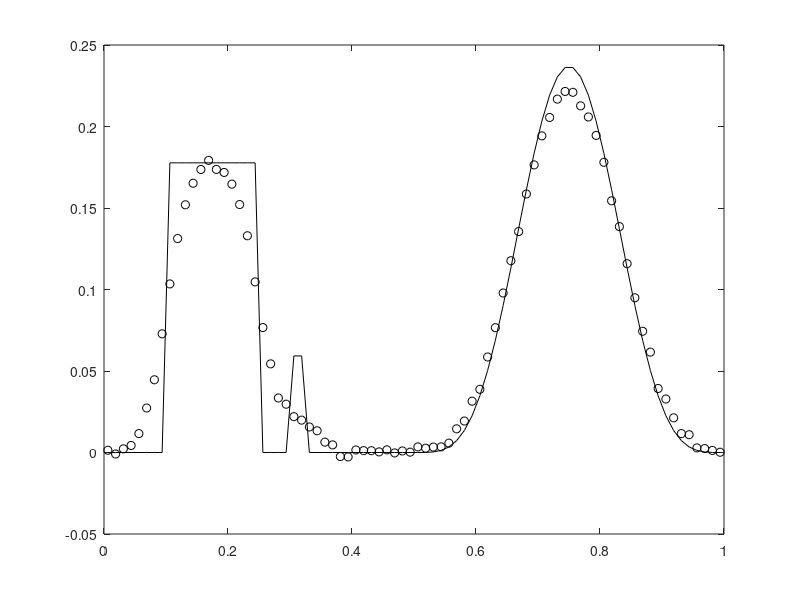
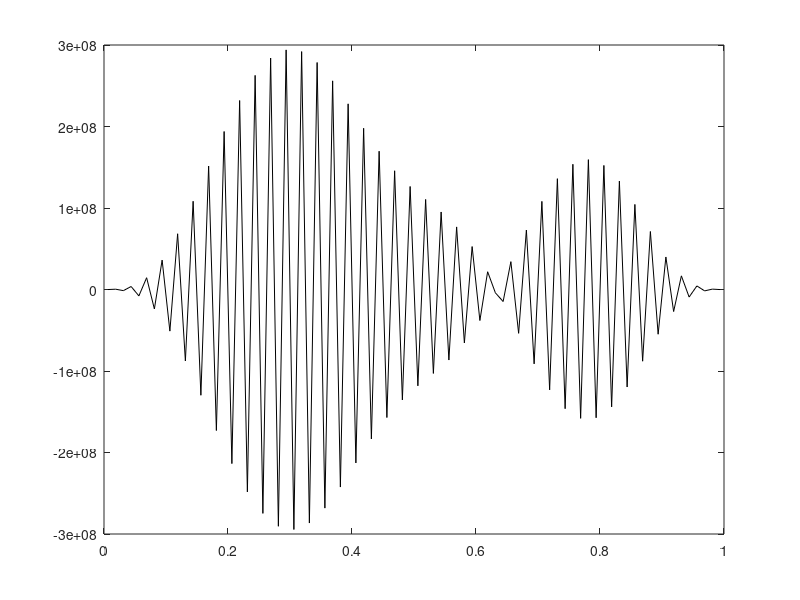
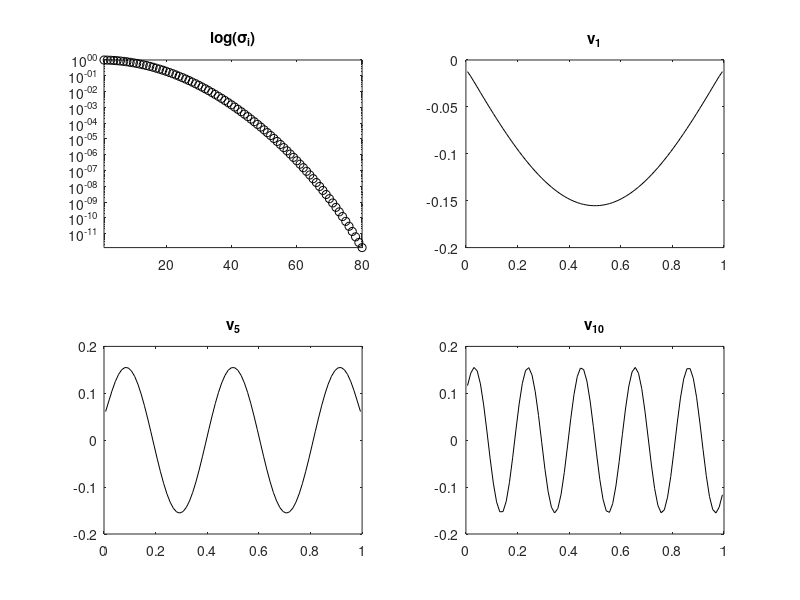

Here is the MATLAB script that generated these plots, in order:
%  
% 1D image deblurring with zero BCs, Example 1.2, Chapter 1. 
% 
% written by John Bardsley 2016.
%
% First, create the Toeplitz matrix A (a zero boundary condition is
% assumed) resulting from a Gaussian kernel. 
clear all, close all
n      = 80; 
h      = 1/n;
t      = [h/2:h:1-h/2]';
gamma  = .03; 
%% Exercise 1.2 (s=t-h/2)
%b
%kernel = (100.*(t-h/2) + 10).*((-.1<=t)&(t<=0)) + ...
%   (-100.*(t-h/2) + 10).*((0<t)&(t<=.1)) + 0;

%%
kernel = (1/sqrt(2*pi)/gamma) * exp(-(t-h/2).^2/2/gamma^2);
A      = toeplitz(kernel)*h;
%
% Next, set up true solution x_true and data b = A*x_true + error.
x_true  = 50*(.75*(.1<t&t<.25) + .25*(.3<t&t<.32) + (.5<t&t<1).*sin(2*pi*t).^4);
x_true  = x_true/norm(x_true);
Ax = A*x_true;
err_lev = 2; 
sigma   = err_lev/100 * norm(Ax) / sqrt(n);
eta     =  sigma * randn(n,1);
b       = Ax + eta;
figure(1), 
  plot(t,x_true,'k',t,b,'ko')
%
%  Finally, compute the least squares solution as well as the norm of the
%  perturbations of x and b.
figure(2),
  plot(t,A\b,'k')

% Verify ill-posedness inequality (1.21)
delta_x = norm(x_true-A\b)/norm(x_true)
delta_b = norm(b-Ax)/norm(Ax)

% Finally, compute the SVD of A and plot the singular values and vectors.
[U,S,V] = svd(A);
figure(3),
  subplot(221), semilogy(diag(S),'ko'), title('log(\sigma_i)'), axis([1 length(t) 0 1])
  subplot(222), plot(t,V(:,1),'k'), title('v_1')
  subplot(223), plot(t,V(:,5),'k'),title('v_5')
  subplot(224), plot(t,V(:,10),'k'),title('v_{10}')
  
% Verify the ill-posedness inequality (1.27)
ill_posed_lhs = sqrt(sum(sigma^2./(diag(S).^2)))/norm(x_true)
ill_posed_rhs = sqrt(n*sigma^2)/norm(Ax)